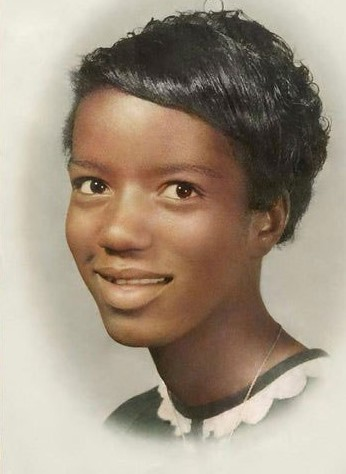
#> input picture new.jpg, 346 x 474 px; the run also reads 1 picture not shown here
$ python 'Working example.py'
#> lines starting #> are read from the running program, lines starting #| are printed output that depends on the picture; after the words box and inside, x2 and y2 are one past the last pixel; in counts of white or black regions, pixels touching at a corner belong together
import numpy as np
import cv2

img = cv2.imread('new.jpg')
#> img is the input picture: shape (474, 346, 3); mean B, G, R 131, 148.5, 162.6
mask = cv2.imread('mask1.jpg', 0)
#> mask: shape (474, 346); every value is 0
cv2.imshow('start', img)
x=int(474/2)

cv2.line(img, (125, 50), (115, 350), (0,0,255), 2)
cv2.line(img, (200, 29), (40, 30), (0,0,255), 2)
cv2.line(img, (1, 1), (474, 346), (0,0,255), 2)
cv2.line(img, (250, 250), (45, 45), (0,0,255), 2)
cv2.line(img, (300, 260), (400, 260), (0,0,255), 2)
cv2.line(img, (474, 1), (1, 346), (0,0,255), 2)
cv2.line(img, (x, 1), (x, 346), (0,0,255), 2)
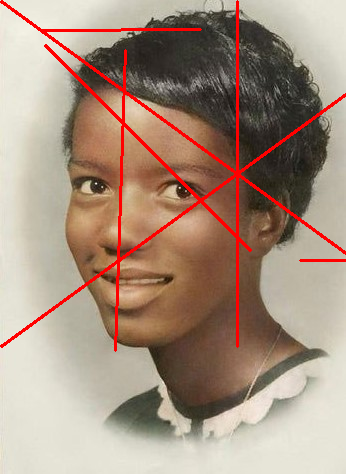
#> img: shape (474, 346, 3); mean B, G, R 127, 143.9, 166.9
#cv2.imwrite('lines.jpg', img)

cv2.line(mask, (125, 50), (115, 350), (255,255,255), 2)
cv2.line(mask, (200, 29), (40, 30), (255,255,255), 2)
cv2.line(mask, (1, 1), (474, 346), (255,255,255), 2)
cv2.line(mask, (250, 250), (45, 45), (255,255,255), 2)
cv2.line(mask, (300, 260), (400, 260), (255,255,255), 2)
cv2.line(mask, (474, 1), (1, 346), (255,255,255), 2)
cv2.line(mask, (x, 1), (x, 346), (255,255,255), 2)
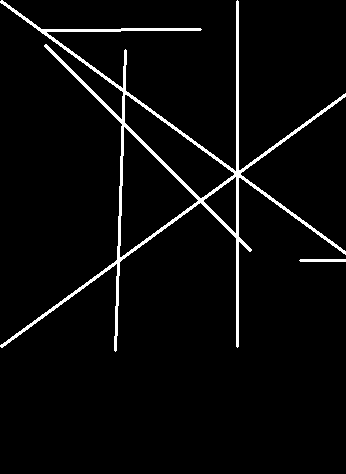
#> mask: shape (474, 346); 3.8% white; 2 white regions, box (x1, y1, x2, y2) and area: (0, 0, 346, 352) 6170, (299, 259, 346, 262) 139

dst = cv2.inpaint(img,mask,3,cv2.INPAINT_TELEA)

cv2.imshow('img', img)
cv2.imshow('mask', mask)
cv2.imshow('dst', dst)

cv2.waitKey(0)
cv2.destroyAllWindows()
